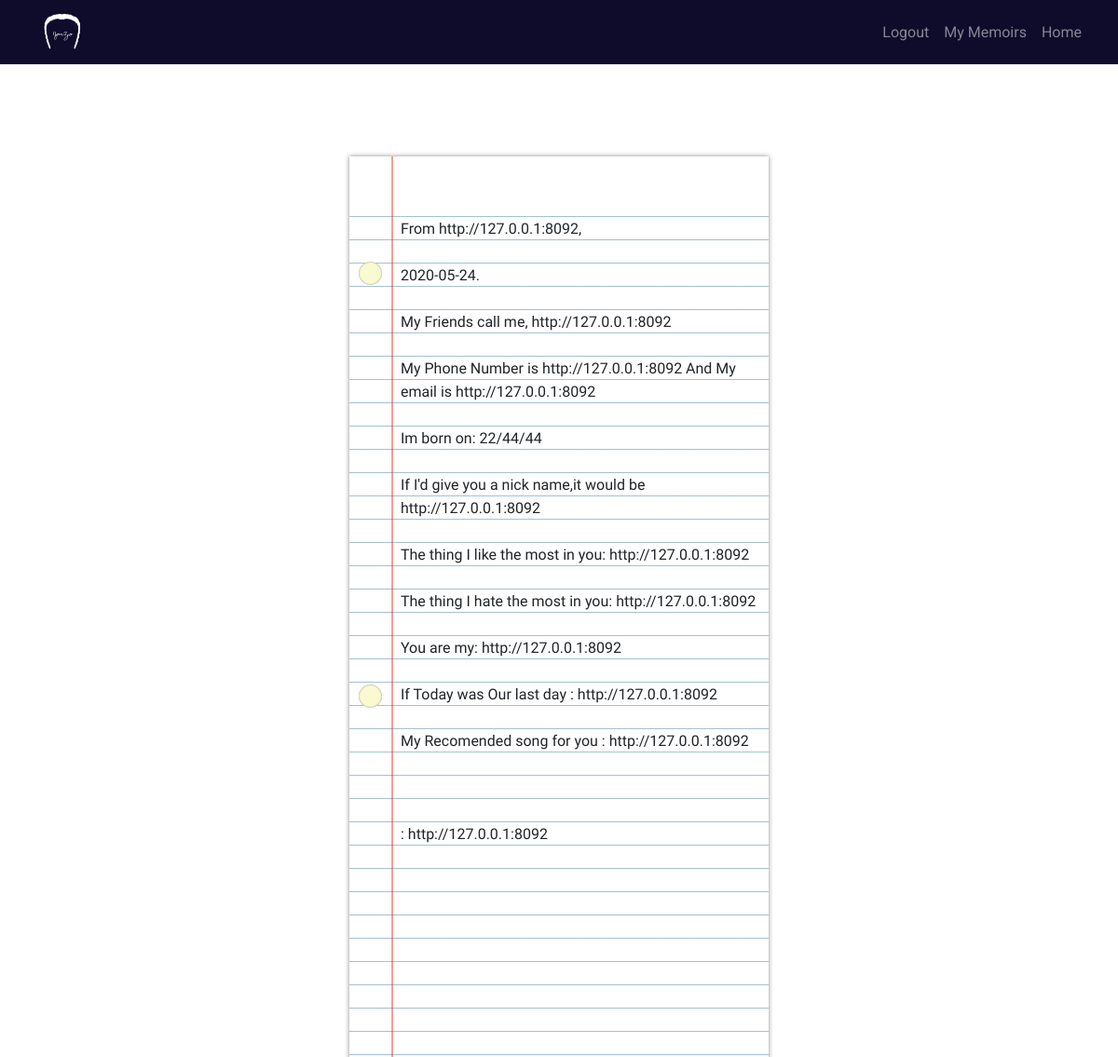
Screenshot of /slam/2 (signed in) with the database file from the repository.
### Jurzo/models.py (models this page shows, shortened)
class Page(db.Model):
    id = db.Column(db.Integer, primary_key=True)
    user_id = db.Column(db.Integer, db.ForeignKey('user.id'), nullable=False)
    date_created = db.Column(
        db.DateTime, nullable=False, default=datetime.utcnow)
    name = db.Column(db.Text)
    pet_name = db.Column(db.Text)
    phone_num = db.Column(db.Text)
    address = db.Column(db.Text)
    mail = db.Column(db.Text)
    birthday = db.Column(db.Text)
    nick_name = db.Column(db.Text)
    Quote = db.Column(db.Text)
    Songs = db.Column(db.Text)
    likes = db.Column(db.Text)
    hates = db.Column(db.Text)
    what_us = db.Column(db.Text)
    lastd = db.Column(db.Text)

### Jurzo/pages/routes.py (the view)
@pages.route('/slam/<slam_id>', methods=['GET', 'POST'])
@login_required
def slam(slam_id):
    slam = Page.query.get_or_404(slam_id)
    if current_user == slam.owner:
        return render_template('slam.html', slam=slam)
    else:
        abort(403)

### Jurzo/models.py (called while the page is built)
@login_manager.user_loader
def load_user(userid):
    return User.query.get(int(userid))

### Jurzo/templates/slam.html (shortened to what this page needs)
<!DOCTYPE html>
<html lang="en">
<head>
    <link rel="stylesheet" type="text/css" href="{{url_for('static',filename='slam.css')}}">
       <link rel="stylesheet" href="https://stackpath.bootstrapcdn.com/bootstrap/4.1.0/css/bootstrap.min.css">
    <link rel="stylesheet" href="{{url_for('static', filename='style.css')}}">
  <link rel="stylesheet" href="https://use.fontawesome.com/releases/v5.0.8/css/solid.css">
  <link rel="stylesheet" type="text/css" href="{{url_for('static', filename='form.css')}}">
</head>
<body>
  <nav class="navbar navbar-dark navbar-expand-md fixed-top">
            <div class="container-fluid">
                <a class="navbar-brand" href="{{url_for('main.home')}}"> <img src="{{url_for('static',filename='img/Loogo.png')}}" alt="Jorzo logo"> </a>
                    <div class="collapse navbar-collapse justify-content-end " id="menu">
                        <ul class="navbar-nav ml-auto">
                            {%if current_user.is_authenticated%}
                            <li class="nav-item"><a href="{{url_for('users.logout')}}" class="nav-link">Logout</a></li>
                            <li class="nav-item"><a href="{{url_for('users.memoirs')}}" class="nav-link">My Memoirs</a></li>
                             <li class="nav-item"><a href="{{url_for('main.home')}}" class="nav-link">Home</a></li>
                             {%endif%}
                        </ul>
                    </div>
            </div>
        </nav>
    <div class="paper">
  <div class="lines">
    <div class="text" contenteditable spellcheck="false">
     From {{slam.name}},<br/><br/>
     {{slam.date_created.date()}}. <br/><br/>
     <span class='req'> My Friends call me, <span>
      <span class='ans'> {{slam.pet_name}}</span>
      <br /><br />
      <span class='req'> My Phone Number is <span>
      <span class='ans'> {{slam.phone_num}}</span>
      <span class='req'> And My email is <span>
      <span class='ans'> {{slam.mail}}</span>
      <br /><br />
      {%if slam.birthday%}
      <span class='req'> Im born on: <span>
      <span class='ans'> {{slam.birthday}}</span>
      <br /><br />
      {%endif%}
      {%if slam.nick_name%}
      <span class='req'> If I'd give you a nick name,it would be  <span>
      <span class='ans'> {{slam.nick_name}}</span>
      <br /><br />
      {%endif%}
      {%if slam.likes%}
      <span class='req'> The thing I like the most in you: <span>
      <span class='ans'> {{slam.likes}}</span>
      <br /><br />
      {%endif%}
      {%if slam.hates%}
      <span class='req'> The thing I hate the most in you: <span>
      <span class='ans'> {{slam.hates}}</span>
      <br /><br />
      {%endif%}
       {%if slam.what_us%}
      <span class='req'>You are my: <span>
      <span class='ans'> {{slam.what_us}}</span>
      <br /><br />
      {%endif%}
       {%if slam.lastd%}
      <span class='req'>If Today was Our last day : <span>
      <span class='ans'> {{slam.lastd}}</span>
      <br /><br />
      {%endif%}
      {%if slam.Songs%}
      <span class='req'>My Recomended song for you :  <span>
      <span class='ans'> {{slam.Songs}}</span>
      <br /><br />
      {%endif%}
       <br /><br />
      {%if slam.Quote%}
      <span class='req'>:  <span>
      <span class='ans'> {{slam.Quote}}</span>
      <br /><br />
      {%endif%}
      <br /><br />
    </div>
  </div>
  <div class="holes hole-top"></div>
  <div class="holes hole-middle"></div>
</div>
</body>
</html>

### Jurzo/static/slam.css (style rules this page uses)
body { margin: 0; padding: 0; background-color: #0e0b2b; }
.paper { position: absolute; height: 100%; width: 450px; background: rgba(255,255,255,0.9); margin: -400px -225px; left: 50%; top: 50%; box-shadow: 0px 0px 5px 0px #888; }
.paper::before { content: ''; position: absolute; left: 45px; height: 100%; width: 2px; background: rgba(255,0,0,0.4); }
.lines { margin-top: 40px; height: calc(100% - 40px); width: 100%; background-image: repeating-linear-gradient(white 0px, white 24px, steelblue 25px); }
.text { position: absolute; top: 65px; left: 55px; bottom: 10px; right: 10px; line-height: 25px; font-family: 'Indie Flower'; overflow: hidden; outline: none; }
.holes { position: absolute; left: 10px; height: 25px; width: 25px; background: lightgoldenrodyellow; border-radius: 50%; box-shadow: inset 0px 0px 2px 0px #888; }
.hole-top { top: 10%; }
.hole-middle { top: 50%; }

### Jurzo/static/style.css (style rules this page uses)
body { overflow-x: hidden; font-family: 'Lobster Two', cursive; }
.navbar-brand img { height: 2.7rem; }
.navbar { color: white; background-color: #0e0b2b ; }
,footer .text-center { text-align: center; }
nav a { text-align: right; z-index: -1; }

### Jurzo/static/form.css (style rules this page uses)
body { font-family: 'Roboto', sans-serif; center center fixed; background-size: cover; }

### rows the page displays
Page: name "http://127.0.0.1:8092", date_created "2020-05-24", pet_name "http://127.0.0.1:8092", phone_num "http://127.0.0.1:8092", mail "http://127.0.0.1:8092", birthday "22/44/44", nick_name "http://127.0.0.1:8092", likes "http://127.0.0.1:8092", hates "http://127.0.0.1:8092", what_us "http://127.0.0.1:8092", lastd "http://127.0.0.1:8092", Songs "http://127.0.0.1:8092", Quote "http://127.0.0.1:8092"
